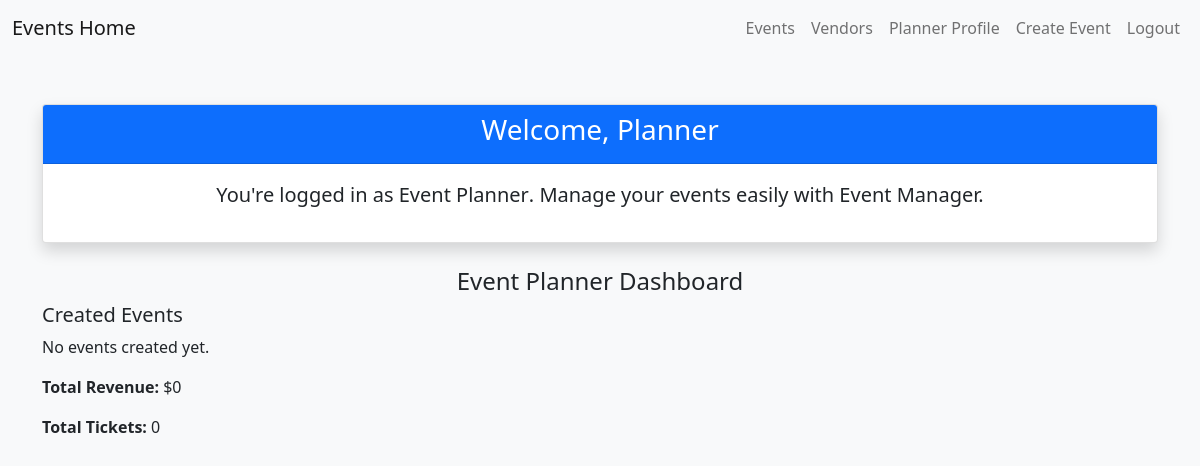
The page / (signed in) on the database as committed earlier.
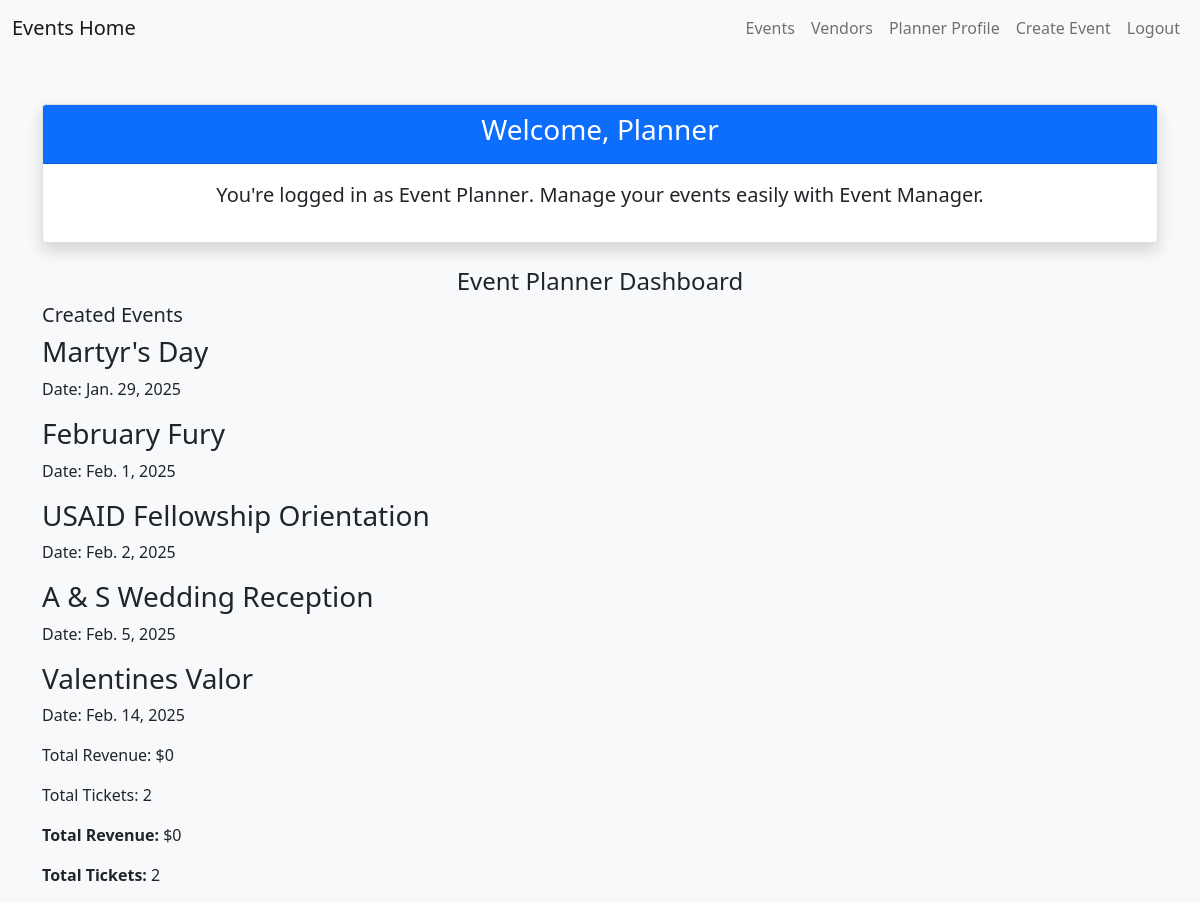
The same page on the database as committed later.
### base/models.py (models this page shows, shortened)
class Event(models.Model):
    name = models.CharField(max_length=100)
    description = models.TextField()
    date = models.DateField()
    time = models.TimeField()
    location = models.CharField(max_length=100)
    max_attendees = models.IntegerField()
    registrations = models.IntegerField(default=0)
    categories = models.ManyToManyField('EventCategory')
    created_by = models.ForeignKey(User, on_delete=models.SET_NULL, null=True)
    vip_cost = models.IntegerField(default=2000, null=True)
    standard_cost = models.IntegerField(default=500, null=True)

### base/views.py (the view, shortened to what this page needs)
# urls.py: path('', views.analytics_dashboard, name='home'),
def analytics_dashboard(request):
    user = request.user
    context = {'role': 'Guest'}  # Default context for non-authenticated users
    if user.groups.filter(name='Client').exists():
        registered_events = Event.objects.filter(eventregistration__client=user)
        upcoming_events = registered_events.filter(date__gte=timezone.now()).order_by('date')
        context = {
            'role': 'Client',
            'registered_events': registered_events,
            'upcoming_events': upcoming_events,
        }
    elif user.groups.filter(name='Event Planner').exists():
        created_events = Event.objects.filter(created_by=user).order_by('date')
        total_revenue = Invoice.objects.filter(event__in=created_events).aggregate(Sum('total_amount'))['total_amount__sum'] or 0
        total_tickets = Ticket.objects.filter(event__in=created_events).count()
        context = {
            'role': 'Event Planner',
            'created_events': created_events,
            'total_revenue': total_revenue,
            'total_tickets': total_tickets,
        }
    return render(request, 'home.html', context)

### base/templatetags/events.py (called while the page is built)
@register.filter(name='is_EventPlanner')
def is_EventPlanner(user):
    return user.groups.filter(name='Event Planner').exists()

@register.filter(name='is_Admin')
def is_Admin(user):
    return user.groups.filter(name='Admin').exists()

@register.filter(name='is_Vendor')
def is_Vendor(user):
    return user.groups.filter(name='Vendor').exists()

@register.filter(name='is_Client')
def is_Client(user):
    return user.groups.filter(name='Client').exists()

### templates/home.html (shortened to what this page needs)
{% load events %}
<!DOCTYPE html>
<html lang="en">
  <head>
    <link
      href="https://cdn.jsdelivr.net/npm/bootstrap@5.0.2/dist/css/bootstrap.min.css"
      rel="stylesheet"
    />
  </head>
  <body class="bg-light">
    {% include 'navbar.html' %}
    <div class="container mt-5">
      <div class="text-center">
        <div class="card shadow">
          <div class="card-header bg-primary text-white">
            <h3>Welcome, {{ user.first_name }}</h3>
          </div>
          <div class="card-body">
            {% if user.is_authenticated %}
            <p class="lead">
              You're logged in as <strong>{{ role }}</strong>.
              {% if user|is_EventPlanner or user|is_Admin %}
              Manage your events easily with Event Manager.
              {% endif %}
            </p>
            {% endif %}
          </div>
        </div>
      </div>
      {% if user|is_Client %}
      <div class="mt-4">
        <h4 class="text-center">Your Dashboard</h4>
        <div class="row">
          <div class="col-md-6">
            <h5>Registered Events</h5>
            <ul class="list-group">
              {% for event in registered_events %}
              <li class="list-group-item">
                {{ event.name }} - {{ event.date }}
              </li>
              {% empty %}
              <li class="list-group-item">No registered events.</li>
              {% endfor %}
            </ul>
          </div>
          <div class="col-md-6">
            <h5>Upcoming Events</h5>
            <ul class="list-group">
              {% for event in upcoming_events %}
              <li class="list-group-item">
                {{ event.name }} - {{ event.date }}
              </li>
              {% empty %}
              <li class="list-group-item">No upcoming events.</li>
              {% endfor %}
            </ul>
          </div>
        </div>
      </div>
      {% elif user|is_EventPlanner %}
      <div class="mt-4">
        <h4 class="text-center">Event Planner Dashboard</h4>
        <h5>Created Events</h5>
        {% if created_events %}
        {% for event in created_events %}
            <div>
                <h3>{{ event.name }}</h3>
                <p>Date: {{ event.date }}</p>
            </div>
        {% endfor %}
        <div>
            <p>Total Revenue: ${{ total_revenue }}</p>
            <p>Total Tickets: {{ total_tickets }}</p>
        </div>
        {% else %}
        <p>No events created yet.</p>
        {% endif %}
        <div class="mt-3">
          <p><strong>Total Revenue:</strong> ${{ total_revenue }}</p>
          <p><strong>Total Tickets:</strong> {{ total_tickets }}</p>
        </div>
      </div>
      {% endif %}
    </div>
  </body>
</html>

Rows that differ between the two databases and show on the page:
added Event: name "Martyr's Day", date "Jan. 29, 2025"
added Event: name "February Fury", date "Feb. 1, 2025"
added Event: name "USAID Fellowship Orientation", date "Feb. 2, 2025"
added Event: name "A & S Wedding Reception", date "Feb. 5, 2025"
added Event: name "Valentines Valor", date "Feb. 14, 2025"
Other text that changed with them:
{{ total_revenue }}: (not shown) → "0"
{{ total_tickets }}: (not shown) → "2"
{{ total_tickets }}: "0" → "2"
text no longer shown: "No events created yet."
text now shown: "Total Revenue: $ Total Tickets:"
